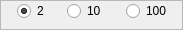
                  <widget class="QFrame" name="frame">
                   <property name="maximumSize">
                    <size>
                     <width>16777215</width>
                     <height>16777215</height>
                    </size>
                   </property>
                   <property name="frameShape">
                    <enum>QFrame::StyledPanel</enum>
                   </property>
                   <property name="frameShadow">
                    <enum>QFrame::Plain</enum>
                   </property>
                   <property name="lineWidth">
                    <number>-1</number>
                   </property>
                   <widget class="QRadioButton" name="stepBy2radioButton">
                    <property name="geometry">
                     <rect>
                      <x>17</x>
                      <y>1</y>
                      <width>33</width>
                      <height>20</height>
                     </rect>
                    </property>
                    <property name="text">
                     <string>2</string>
                    </property>
                    <property name="checked">
                     <bool>true</bool>
                    </property>
                   </widget>
                   <widget class="QRadioButton" name="stepBy10radioButton">
                    <property name="geometry">
                     <rect>
                      <x>67</x>
                      <y>1</y>
                      <width>40</width>
                      <height>20</height>
                     </rect>
                    </property>
                    <property name="text">
                     <string>10</string>
                    </property>
                   </widget>
                   <widget class="QRadioButton" name="stepBy100radioButton">
                    <property name="geometry">
                     <rect>
                      <x>126</x>
                      <y>1</y>
                      <width>48</width>
                      <height>20</height>
                     </rect>
                    </property>
                    <property name="text">
                     <string>100</string>
                    </property>
                   </widget>
                  </widget>
